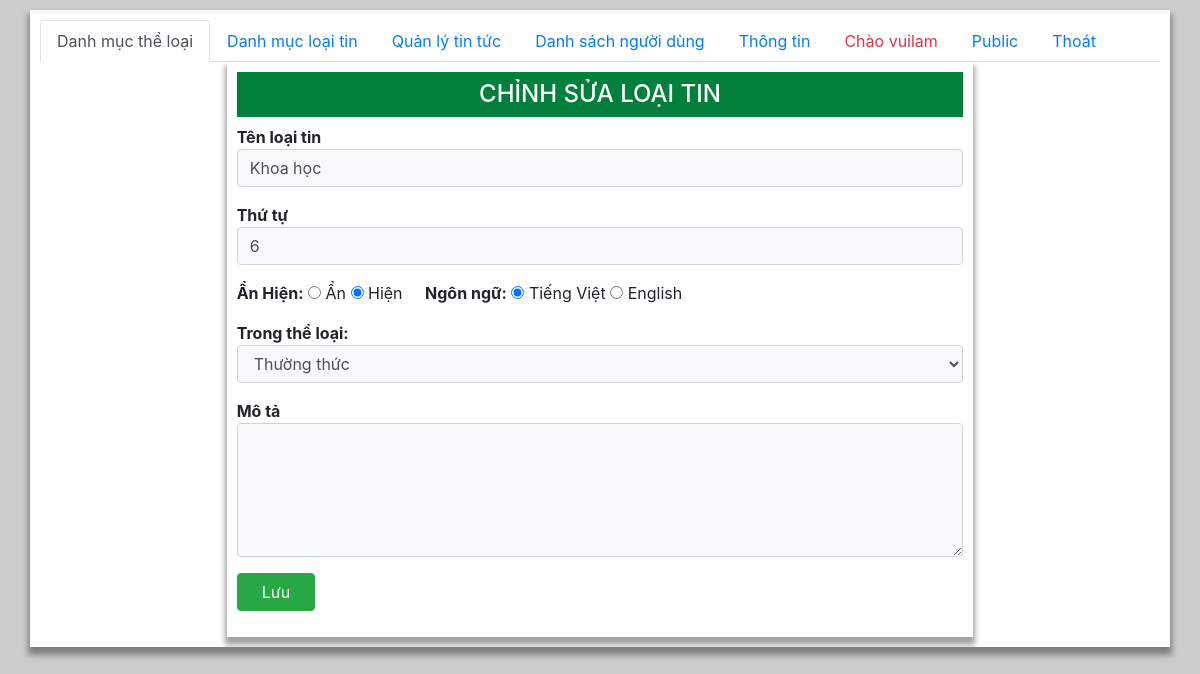
Page /admin/loaitin_them_sua.php?idLT=4 (signed in) on the committed database.
### tables this page shows
CREATE TABLE `loaitin` (
  `idLT` int(11) NOT NULL,
  `lang` char(2) DEFAULT 'vi',
  `Ten` varchar(100) NOT NULL DEFAULT '',
  `slug` varchar(100) NOT NULL,
  `ThuTu` tinyint(11) DEFAULT 0,
  `AnHien` tinyint(1) DEFAULT 1,
  `MoTa` varchar(4000) NOT NULL,
  `idTL` int(11) NOT NULL DEFAULT 1
);

### functions.php (called while the page is built, shortened)
<?php
  function executeResult($sql)  {
    $conn= new mysqli(DB_HOST,DB_USERNAME,DB_PASSWORD,DB_NAME);
    mysqli_set_charset($conn, "utf8");
    $result=mysqli_query($conn,$sql);
    $data=[];
    if($result!=null){
        while ($row=mysqli_fetch_assoc($result)) {
            $data[]=$row;
        }
    }
    return $data;
  }
?>

### admin/loaitin_them_sua.php (the view, shortened to what this page needs)
<?php
require_once "../functions.php";
?>
<html>
<head>
   <link href='https://unpkg.com/boxicons@2.0.9/css/boxicons.min.css' rel='stylesheet'>
   <link rel="stylesheet" href="https://maxcdn.bootstrapcdn.com/bootstrap/4.4.1/css/bootstrap.min.css">
   <link rel="stylesheet" href="./main.css">
</head>
<body>
   <div class="container">
   <?php require_once "menu.php";?>
   <div class="tab-content">
      <div class="tab-pane active" id="">
      <?php
      $sql="SELECT * FROM theloai";
      $listTL=executeResult($sql);
      $h2="THÊM MỚI LOẠI TIN ";
      $idLT=$_GET['idLT']??"";
      if($idLT!=""){
         $h2="CHỈNH SỬA LOẠI TIN";
         $sql="SELECT * FROM loaitin WHERE idLT =$idLT";
         $result=executeResult($sql);
      }
      ?>
      <div class="container col-8 m-auto">
      <h2 class="py-2 text-center h4 "><?= $h2 ?></h2>
      <form action="" method="post">
         <div class="mb-3">
               <label for="">Tên loại tin</label>
               <input type="text" name="name" value="<?= $result[0]['Ten']??"" ?>" class="form-control bg-light" >
         </div>
         <div class="mb-3">
               <label for="">Thứ tự</label>
               <input type="number" name="thutu" value="<?= $result[0]['ThuTu']??"" ?>" class="form-control bg-light" >
         </div>
         <div class="mb-3">
            <label style="min-width:10px">Ẩn Hiện:</label>
            <?php if (isset( $result)==true) { ?>
               <input type="radio" name="anHien" value="0" <?= $result[0]['AnHien']==0?"checked":"" ?> > Ẩn
               <input type="radio" name="anHien" value="1" <?=$result[0]['AnHien']==1?"checked":"" ?>> Hiện
            <?php } else { ?>
               <input type="radio" name="anHien" value="0" checked> Ẩn
               <input type="radio" name="anHien" value="1"> Hiện
            <?php } ?>
            <label style="min-width:10px">Ngôn ngữ:</label>
            <?php if (isset( $result)==true) { ?>
               <input type="radio" name="lang" value="vi" <?= $result[0]['lang']=='vi'?"checked":"" ?> > Tiếng Việt
               <input type="radio" name="lang" value="en" <?=$result[0]['lang']=='en'?"checked":"" ?>> English
            <?php } else { ?>
               <input type="radio" name="lang" value="vi" checked> Tiếng Việt
               <input type="radio" name="lang" value="en"> English
            <?php } ?>
         </div>
         <div class="mb-3">
            <label style="min-width:10px">Trong thể loại:</label>
            <select name="TL" id="" class="form-control bg-light" >
               <?php
                  foreach ($listTL as $item) {
                     if ($item['idTL'] == $result[0]['idTL'])
                     echo "<option value='$item[idTL]' selected >$item[TenTL]</option>";
                     else
                     echo "<option value='$item[idTL]'>$item[TenTL]</option>";
                  }
               ?>
            </select>
         </div>
         <div class="mb-3">
               <label for="">Mô tả</label>
               <textarea  name="MoTa" class="form-control bg-light" rows="5"><?= $result[0]['MoTa']??"" ?></textarea>
         </div>
         <button class="btn btn-success px-4" name="submit">Lưu</button>
      </form>
      </div>
      </div>
   </div>
   </div>
</body>
</html>

### admin/main.css (style rules this page uses)
body { width: 100%; min-height:100vh; background: #ccc; }
.container { margin: auto; margin-top: 10px; width: 1200px; padding: 10px; overflow: hidden; background: #fff; box-shadow: 0 6px 6px 2px rgba(0, 0, 0, 0.372) ; }
.container h2 { background: rgb(0, 128, 58); color: #fff; }
label { min-width: 120px; font-weight: 700; margin: 0; }
button { border: 1px double #333; border-radius: 3px; outline: none; }

### rows in the picture
loaitin: name "Khoa học", thutu "6", AnHien "☑", lang "☑"

### other values in the picture
$_SESSION['un'] "vuilam"
$h2 "CHỈNH SỬA LOẠI TIN"
form field TL "Thường thức"
